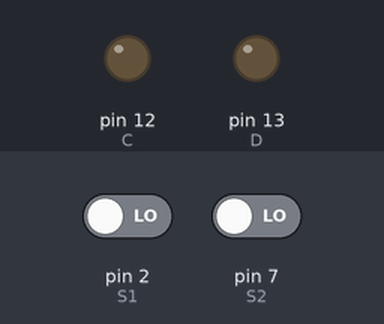
Simulated run of this sketch. Board: Arduino Uno, built with avr-gcc and run on an emulated ATmega328P. Shown: output pins drawn as LEDs (lit = HIGH). The inputs (shaded band) are chosen by the test bench; at power-on: pin 2 (S1) LOW, pin 7 (S2) LOW.

Above: at 1.2 s.
1.3 s: pin 2 (S1) driven HIGH
At 2.5 s:
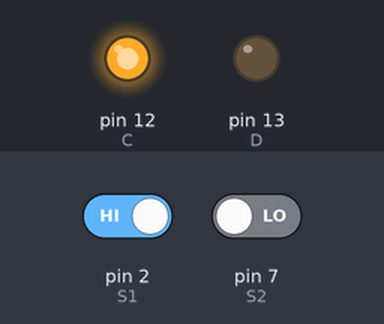
2.8 s: pin 7 (S2) driven HIGH
At 3.9 s:
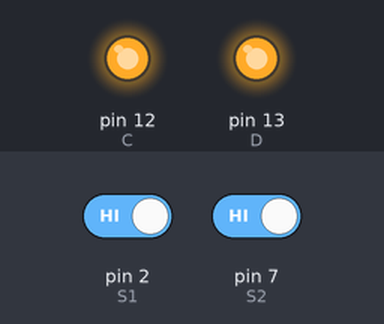
4.3 s: pin 2 (S1) driven LOW
At 5.0 s:
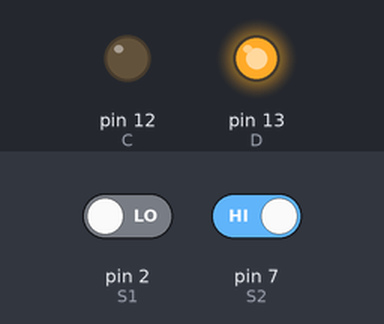
5.8 s: pin 7 (S2) driven LOW
At 6.1 s:
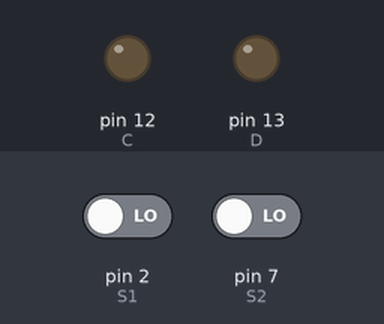
Timing chart, 0 to 8.3 s (numbered marks = the images above; inputs shaded):
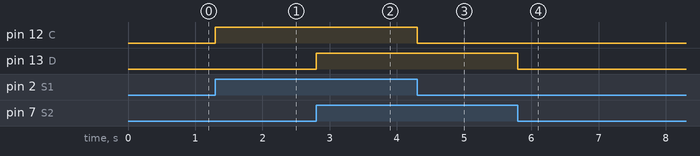

Measured:
- after the input at 1.3 s, pin 12 (C): LOW → HIGH at once
- after the input at 2.8 s, pin 13 (D): LOW → HIGH at once
- after the input at 4.3 s, pin 12 (C): HIGH → LOW at once
- after the input at 5.8 s, pin 13 (D): HIGH → LOW at once

The sketch:

Montage10.ino
```cpp
#define S1 2
#define S2 7
#define C 12
#define D 13

bool etatS1;
bool etatS2;

void setup(){
  pinMode(S1, INPUT);
  pinMode(S2, INPUT);
  pinMode(C, OUTPUT);
  pinMode(D, OUTPUT);
}

void loop(){
  etatS1 = digitalRead(S1);
  etatS2 = digitalRead(S2);
  if(etatS1 == true)
    digitalWrite(C, HIGH);
    else
    digitalWrite(C, LOW);

  if(etatS2 == true)
  digitalWrite(D, HIGH);
  else
  digitalWrite(D,LOW);
}
```
